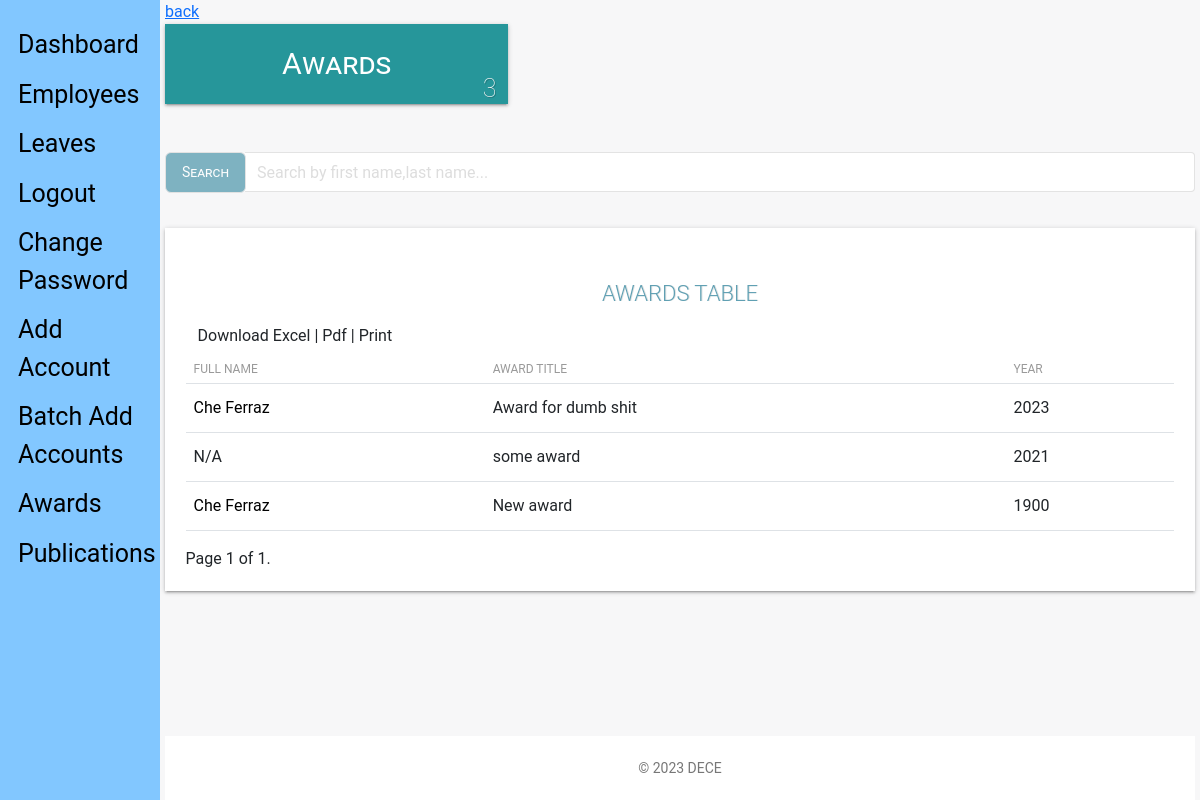
Page /admin_view/awards/ (signed in) on the committed database.
### staff_app/models.py (models this page shows, shortened)
class Awards(models.Model):
    user = models.ForeignKey(CustomUser, on_delete=models.CASCADE, default=1)
    title = models.CharField(max_length=100, verbose_name=_(
        'Title'), null=True, blank=False)
    year = models.IntegerField(verbose_name=_('Year'))
    updated = models.DateTimeField(auto_now=True, auto_now_add=False)
    created = models.DateTimeField(auto_now=False, auto_now_add=True)
    class Meta:
        verbose_name = _('Award')
        verbose_name_plural = _('Awards')
        ordering = ['-created']
    @ property
    def get_full_name(self):
        user = self.user
        firstname = self.user.first_name
        lastname = self.user.last_name
        fullname = firstname+' '+lastname
        return fullname

### hris_app/models.py (models this page shows)
class CustomUser (AbstractUser):
    ADMINISTRATOR = '1'
    STAFF = '2'
    EMAIL_TO_USER_TYPE_MAP = {
        'administrator': ADMINISTRATOR,
        'staff': STAFF
    }
    user_type_data = ((ADMINISTRATOR, "Administrator"), (STAFF, "Staff"))
    user_type = models.CharField(
        default=1,
        choices=user_type_data,
        max_length=20
    )

### admin_app/views.py (the view, shortened to what this page needs)
# urls.py: path('awards/', views.awards, name="awards"),
def awards(request):
    if not (request.user.is_authenticated and request.user.is_superuser):
        return redirect('hris:home')
    awards = Awards.objects.all().order_by('-year')
    users = CustomUser.objects.all()
    dataset = dict()
    query = request.GET.get('search')
    paginator = Paginator(awards, 10)  # show 10 employee lists per page
    page = request.GET.get('page')
    awards_paginated = paginator.get_page(page)
    dataset['awards_list'] = awards_paginated
    dataset['all_awards'] = Awards.objects.all()
    dataset['title'] = 'Awards list view'
    return render(request, "admin/awards.html", dataset)

### templates/admin/awards.html (shortened to what this page needs)
{% extends 'base.html' %}
{% load static %}
{% block content %}
    <link type="text/CSS" href="{% static 'css/light-bootstrap-dashboard.css' %}" rel="stylesheet"/>
    <section class="row">
        <section class="col col-lg-12">
            <a href="{{request.META.HTTP_REFERER|escape}}" style="color:#0d6efd;">back</a>
        </section>
    </section>
    {% if not all_awards %}
        <p>No Awards</p>
    {% else %}
    <section class="row margin-bottom">
        <div class="container-fluid">
        <section class="col-lg-4 col-md-4 col-sm-12">
            <div class="employee-box sec-box">
                <a href="">
                <span>Awards</span>
                </a>
                <span class="count-object">{{ all_awards.count }}</span>
            </div>
        </section>
    </section>
    <div class="row" style="margin-bottom: 2.2rem;margin-top: 3rem;">
        <div class="">
        <div class="col-lg-12">
            <form action="." method="GET">
                <div class="input-group">
                    <span class="input-group-btn">
                        <button class="btn btn-default" id = "stylebutton" type="submit">Search</button>
                    </span>
                    <input type="search" value="{{request.GET.search}}" name="search" class="form-control" placeholder="Search by first name,last name...">
                </div>
            </form>
        </div>
        </div>
    </div>
    <div class="table-responsive table-shadow">
        <div class="text-center table-description">
            <h4 class="title-h3" style="color: #60a0b3 !important;
            text-shadow: 1px 0px rgba(0,0,0,0.11)"> AWARDS TABLE</h4>
        </div>
        <div class="container-fluid">
            <div class="row">
                 <div class="download-print-action">
                      Download Excel | Pdf | Print
                </div>
            </div>
        </div>
        <table class="table">
            <thead>
                <tr>
                  <th scope="col">Full Name</th>
                  <th scope="col">Award Title</th>
                  <th scope="col">Year</th>
                </tr>
            </thead>
            <tbody>
                {% for award in awards_list %}
                <tr>
                    {% if not award.get_full_name == " " %}
                        <td><a id="name" href="{% url 'admin_app:info' award.user_id %}">{{ award.get_full_name }}</a></td>
                    {% else %}
                        <td>N/A</td>
                    {% endif %}
                  <td>{{award.title}}</td>
                  <td>{{award.year}}</td>
                </tr>
                {% endfor %}
            </tbody>
        </table>
              <div class="pagination">
                <span class="step-links">
                    <span class="current">
                        Page {{ awards_list.number }} of {{ awards_list.paginator.num_pages }}.
                    </span>
                </span>
            </div>
    </div>
    {% endif %}
{% endblock content %}

### rows in the picture
Awards: get_full_name "Che Ferraz", title "Award for dumb shit", year "2023"
Awards: shows "N/A", title "some award", year "2021"
Awards: get_full_name "Che Ferraz", title "New award", year "1900"

### other values in the picture
{{ all_awards.count }} "3"
{{ awards_list.number }} "1"
{{ awards_list.paginator.num_pages }} "1"
